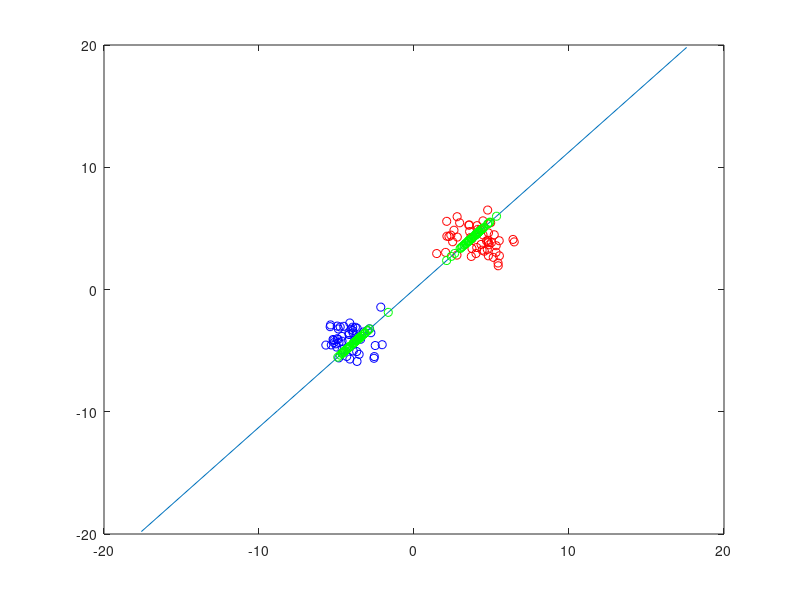

This chart was generated by the following MATLAB code:
#!/usr/bin/octave

x = -4:4;


n0 = 50;
n1 = 50;

%	Generate data
set_0 = [randn(n0,2)];
set_1 = [randn(n1,2) + 8];
total_data = [set_0; set_1];
center_bias = mean(total_data);
set_0 = set_0 - center_bias;
set_1 = set_1 - center_bias; 

%	Calculate mean of each cluster and scatter
m0 = mean(set_0);
m1 = mean(set_1);

M0 = (set_0 - repmat(m0, n0, 1))
S0 = (M0'*M0)/n0

M1 = (set_1 - repmat(m1, n1, 1));
S1 = (M1'*M1)/n1;

S = S1 + S0;
S_inv = inv(S);

%	Calculate the weights
w = S_inv*(m0' - m1')




w_direction = w/norm(w);

%project_0 = (set_0.*repmat(w',n0,1))'
%project_1 = (set_1.*repmat(w',n1,1))'

project_0 = kron((set_0*w_direction)',w_direction);
project_1 = kron((set_1*w_direction)',w_direction);

%y = (0.5-w(1)*x)/w(2);
y1 = w(1)*x; 
y2 = w(2)*x; 
%y = w(2)*x/w(1);

plot(set_0(:,1), set_0(:,2), 'bo')
hold on;
plot(set_1(:,1), set_1(:,2), 'ro')
plot(y1,y2)

plot(project_0(1,:), project_0(2,:),'go')
plot(project_1(1,:), project_1(2,:),'go')

print('LDA.png')
input('press any key')
